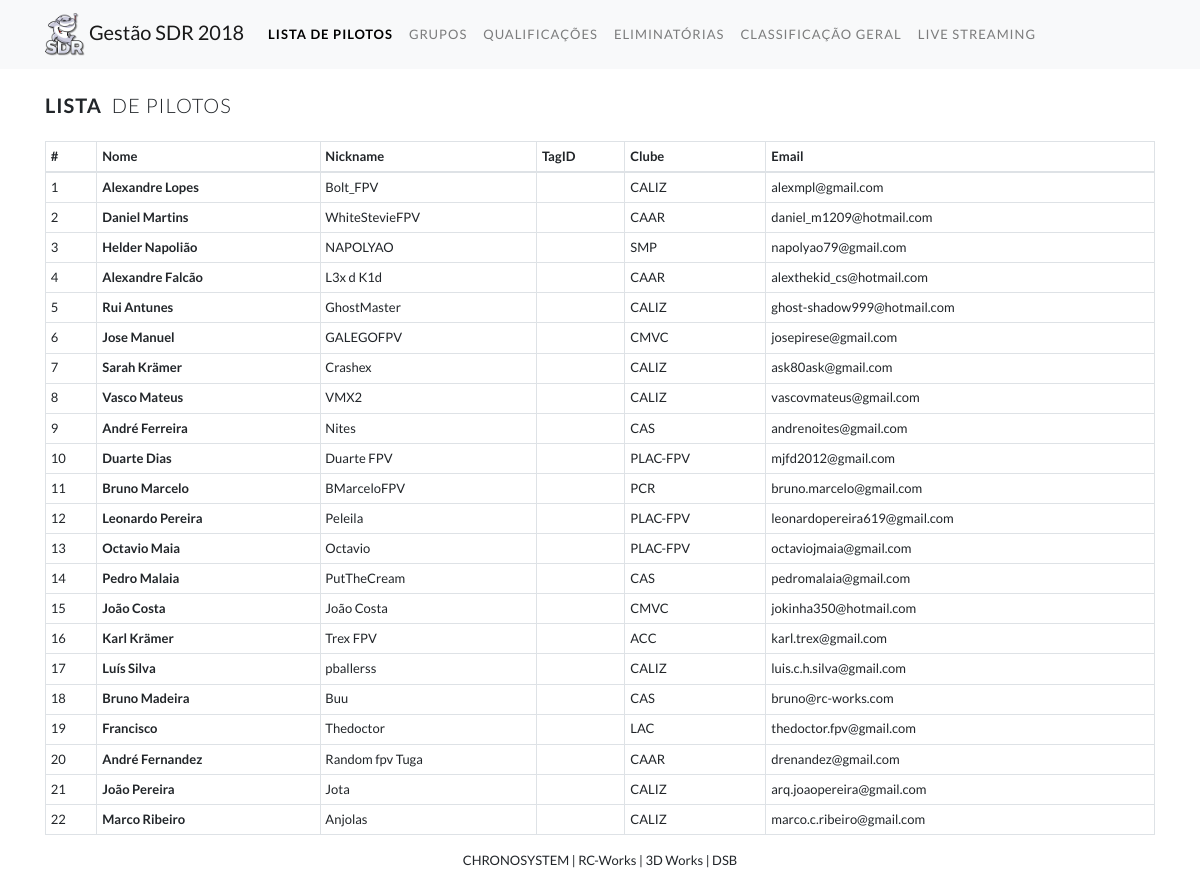
/RfidOnLine/index.php, run on the app's committed database.
### tables this page shows
CREATE TABLE "Pilots" (
	`Id`	INTEGER NOT NULL PRIMARY KEY AUTOINCREMENT UNIQUE,
	`Name`	TEXT,
	`Nickname`	TEXT,
	`Team`	TEXT,
	`Email`	TEXT,
	`Confirmation`	INTEGER,
	`Tag`	TEXT
);

### RfidOnLine/index.php (the view, shortened to what this page needs)
<!doctype html>
<html lang="en">
  <head>
    <link rel="stylesheet" href="https://stackpath.bootstrapcdn.com/bootstrap/4.1.3/css/bootstrap.min.css">
    <link rel="stylesheet" href="css/style.css"/>
  </head>
  <body>
  	<nav class="navbar navbar-expand-lg navbar-light bg-light">
  		<div class="container">
	  		<a class="navbar-brand mb-0 h1" href="index.php"><img src="images/logo.png" width="40" /> Gestão SDR 2018</a>
		  	<div class="collapse navbar-collapse" id="navbarNav">
		  		<ul class="navbar-nav">
		  			<li class="nav-item active">
			        	<a class="nav-link" href="index.php">LISTA DE PILOTOS <span class="sr-only">(current)</span></a>
			      	</li>
			      		<li class="nav-item">
			        	<a class="nav-link" href="groups.php">GRUPOS</a>
			      	</li>
			      	<li class="nav-item">
			        	<a class="nav-link" href="qualification.php">QUALIFICAÇÕES</a>
			      	</li>
			      	<li class="nav-item">
			        	<a class="nav-link" href="elimination.php">ELIMINATÓRIAS</a>
			      	</li>
			      	<li class="nav-item">
			        	<a class="nav-link" href="ranking.php">CLASSIFICAÇÃO GERAL</a>
			      	</li>
			      <li class="nav-item">
			        	<a class="nav-link" href="youtube.php">LIVE STREAMING</a>
			      	</li>
		  		</ul>
		  	</div>
	  	</div>
	</nav>
    <div class="container mt-4">
    	<h5 class="mb-4 title"><strong>LISTA</strong> DE PILOTOS</h5>
    	<table class="table table-bordered table-sm table-hover">
			<thead>
				<tr>
					<th scope="col">#</th>
					<th scope="col">Nome</th>
					<th scope="col">Nickname</th>
					<th scope="col">TagID</th>
					<th scope="col">Clube</th>
					<th scope="col">Email</th>
				</tr>
			</thead>
			<tbody>
				<?php
			    	$db = new MyDB();
			    	$result = $db->query("SELECT * FROM Pilots");
			    	while($row = $result->fetchArray(SQLITE3_ASSOC) ){
				?>
					<tr>
						<td><?= $row["Id"] ?></td>
						<td><strong><?= $row["Name"] ?></strong></td>
						<td><?= $row["Nickname"] ?></td>
						<td><?= $row["TagID"] ?></td>
						<td><?= $row["Team"] ?></td>
						<td><?= $row["Email"] ?></td>
					</tr>
				<?php
				   }
			    ?>
			</tbody>
		</table>
	</div>
  <center>CHRONOSYSTEM | RC-Works | 3D Works | DSB</center>
  </body>
</html>

### RfidOnLine/css/style.css (style rules this page uses)
body { font-family: 'Lato', sans-serif; font-size: 13px; }
.navbar-light .navbar-nav .nav-link { letter-spacing: 1px; }
.navbar-light .navbar-nav .active>.nav-link { color: rgba(0,0,0,1); font-weight: 700; }
.title { font-weight: 300; letter-spacing: 1px; text-transform: uppercase; }
.title > strong { font-weight: 700; margin-right: 5px; }

### data on the page
pilots: Id "1", Name "Alexandre Lopes", Nickname "Bolt_FPV", Team "CALIZ", Email "alexmpl@gmail.com"
pilots: Id "2", Name "Daniel Martins", Nickname "WhiteStevieFPV", Team "CAAR", Email "daniel_m1209@hotmail.com"
pilots: Id "3", Name "Helder Napolião", Nickname "NAPOLYAO", Team "SMP", Email "napolyao79@gmail.com"
pilots: Id "4", Name "Alexandre Falcão", Nickname "L3x d K1d", Team "CAAR", Email "alexthekid_cs@hotmail.com"
pilots: Id "5", Name "Rui Antunes", Nickname "GhostMaster", Team "CALIZ", Email "ghost-shadow999@hotmail.com"
pilots: Id "6", Name "Jose Manuel", Nickname "GALEGOFPV", Team "CMVC", Email "josepirese@gmail.com"
pilots: Id "7", Name "Sarah Krämer", Nickname "Crashex", Team "CALIZ", Email "ask80ask@gmail.com"
pilots: Id "8", Name "Vasco Mateus", Nickname "VMX2", Team "CALIZ", Email "vascovmateus@gmail.com"
pilots: Id "9", Name "André Ferreira", Nickname "Nites", Team "CAS", Email "andrenoites@gmail.com"
pilots: Id "10", Name "Duarte Dias", Nickname "Duarte FPV", Team "PLAC-FPV", Email "mjfd2012@gmail.com"
pilots: Id "11", Name "Bruno Marcelo", Nickname "BMarceloFPV", Team "PCR", Email "bruno.marcelo@gmail.com"
pilots: Id "12", Name "Leonardo Pereira", Nickname "Peleila", Team "PLAC-FPV", Email "leonardopereira619@gmail.com"
pilots: Id "13", Name "Octavio Maia", Nickname "Octavio", Team "PLAC-FPV", Email "octaviojmaia@gmail.com"
pilots: Id "14", Name "Pedro Malaia", Nickname "PutTheCream", Team "CAS", Email "pedromalaia@gmail.com"
pilots: Id "15", Name "João Costa", Nickname "João Costa", Team "CMVC", Email "jokinha350@hotmail.com"
pilots: Id "16", Name "Karl Krämer", Nickname "Trex FPV", Team "ACC", Email "karl.trex@gmail.com"
pilots: Id "17", Name "Luís Silva", Nickname "pballerss", Team "CALIZ", Email "luis.c.h.silva@gmail.com"
pilots: Id "18", Name "Bruno Madeira", Nickname "Buu", Team "CAS", Email "bruno@rc-works.com"
pilots: Id "19", Name "Francisco", Nickname "Thedoctor", Team "LAC", Email "thedoctor.fpv@gmail.com"
pilots: Id "20", Name "André Fernandez", Nickname "Random fpv Tuga", Team "CAAR", Email "drenandez@gmail.com"
pilots: Id "21", Name "João Pereira", Nickname "Jota", Team "CALIZ", Email "arq.joaopereira@gmail.com"
pilots: Id "22", Name "Marco Ribeiro", Nickname "Anjolas", Team "CALIZ", Email "marco.c.ribeiro@gmail.com"
